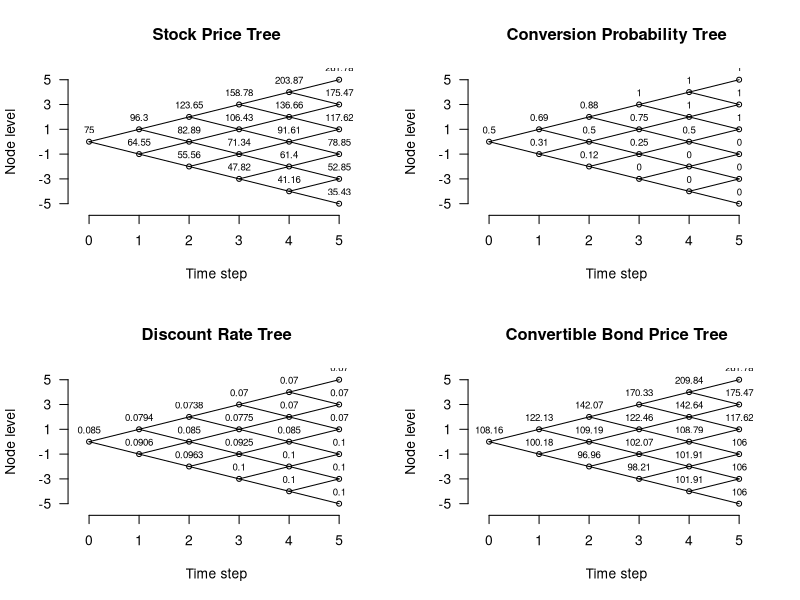

Source code (R):
rm(list = ls())

# =========================
# Input
# =========================
S0    <- 75
T     <- 5
r     <- 0.07
b     <- 0.07
k     <- 0.03
m     <- 1
cp    <- 6
sigma <- 0.20
n     <- 5
dt    <- T / n

# =========================
# CRR parameters
# =========================
u <- exp((r - 0.5 * sigma^2) * dt + sigma * sqrt(dt))
d <- exp((r - 0.5 * sigma^2) * dt - sigma * sqrt(dt))
Pi <- 0.5

# =========================
# Stock price tree
# =========================
stock_tree <- matrix(NA, nrow = n + 1, ncol = n + 1)

for (t in 0:n) {
  for (j in 0:t) {
    stock_tree[j + 1, t + 1] <- S0 * u^(t - j) * d^j
  }
}

# =========================
# Conversion probability tree
# =========================
face_plus_coupon <- 100 + cp
q_tree <- matrix(NA, nrow = n + 1, ncol = n + 1)

for (j in 0:n) {
  ST <- stock_tree[j + 1, n + 1]
  q_tree[j + 1, n + 1] <- ifelse(m * ST > face_plus_coupon, 1, 0)
}

for (t in (n - 1):0) {
  for (j in 0:t) {
    q_up   <- q_tree[j + 1, t + 2]
    q_down <- q_tree[j + 2, t + 2]
    
    q_tree[j + 1, t + 1] <- Pi * q_up + (1 - Pi) * q_down
  }
}

# =========================
# Discount rate tree
# =========================
rate_tree <- r + (1 - q_tree) * k

# =========================
# Convertible bond price tree
# =========================
bond_tree <- matrix(NA, nrow = n + 1, ncol = n + 1)

for (j in 0:n) {
  ST <- stock_tree[j + 1, n + 1]
  bond_tree[j + 1, n + 1] <- max(m * ST, face_plus_coupon)
}

for (t in (n - 1):0) {
  for (j in 0:t) {
    S_now <- stock_tree[j + 1, t + 1]
    
    P_up   <- bond_tree[j + 1, t + 2]
    P_down <- bond_tree[j + 2, t + 2]
    
    r_up   <- rate_tree[j + 1, t + 2]
    r_down <- rate_tree[j + 2, t + 2]
    
    continuation_value <- cp +
      Pi * P_up * exp(-r_up * dt) +
      (1 - Pi) * P_down * exp(-r_down * dt)
    
    conversion_value <- m * S_now
    
    bond_tree[j + 1, t + 1] <- max(conversion_value, continuation_value)
  }
}

# =========================
# Plot function
# =========================
plot_tree <- function(tree, title = "Tree", digits = 2) {
  n <- ncol(tree) - 1
  
  plot(
    NA,
    xlim = c(-0.2, n + 0.3),
    ylim = c(-n - 0.5, n + 0.5),
    xlab = "Time step",
    ylab = "Node level",
    main = title,
    xaxt = "n",
    yaxt = "n",
    bty = "n"
  )
  
  axis(1, at = 0:n)
  axis(2, at = seq(-n, n, by = 2), las = 1)
  
  for (t in 0:n) {
    for (j in 0:t) {
      value <- tree[j + 1, t + 1]
      
      if (!is.na(value)) {
        x <- t
        y <- t - 2 * j
        
        if (t < n) {
          segments(x, y, x + 1, y + 1)
          segments(x, y, x + 1, y - 1)
        }
        
        points(x, y, pch = 1, cex = 0.8)
        text(x, y, labels = round(value, digits), pos = 3, cex = 0.7)
      }
    }
  }
}

# =========================
# Plot 4 trees in one frame
# =========================
layout(matrix(1:4, nrow = 2, byrow = TRUE))

plot_tree(stock_tree, "Stock Price Tree", digits = 2)
plot_tree(q_tree, "Conversion Probability Tree", digits = 2)
plot_tree(rate_tree, "Discount Rate Tree", digits = 4)
plot_tree(bond_tree, "Convertible Bond Price Tree", digits = 2)
